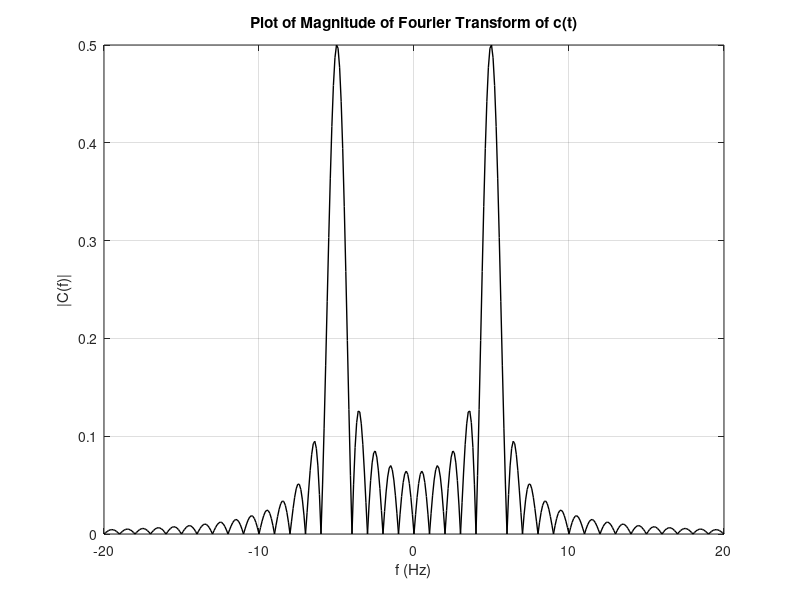

MATLAB code for this plot:
fc=5;
f=[-20:0.1:20];
C = 0.5*j*exp(-j*pi*(f+fc)).*sinc(f+fc) - 0.5*j*exp(-j*pi*(f-fc)).*sinc(f-fc);
plot(f,abs(C),'k','LineWidth',1)
grid
title('Plot of Magnitude of Fourier Transform of c(t)')
xlabel('f (Hz)')
ylabel('|C(f)|')